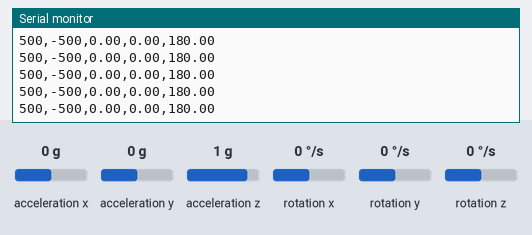
Recording of a sketch running on a simulated Arduino Uno, built with avr-gcc and run on an emulated ATmega328P. Parts: the last lines printed to the serial monitor. Wiring (inferred from the names in the program): MPU-6050 motion sensor at I2C address 0x68. The test bench sets the inputs (shaded band); at power-on: acceleration z 1 g, acceleration x 0 g, acceleration y 0 g, rotation x 0 °/s, rotation y 0 °/s, rotation z 0 °/s.

Above: at 1.2 s.
1.3 s: acceleration z set to 0 g
4.3 s: acceleration x set to -1.4 g
At 4.9 s:
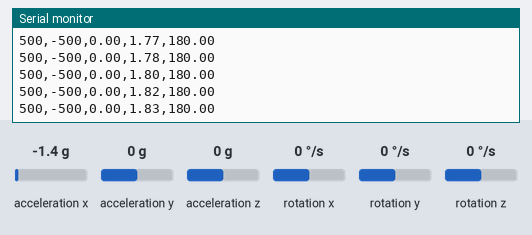
5.8 s: acceleration y set to 0.8 g
At 6.6 s:
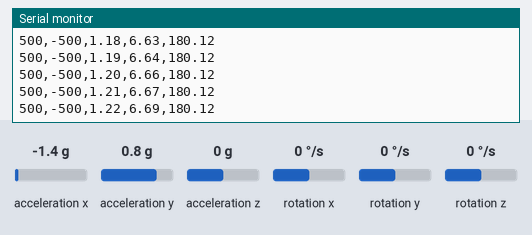
8.8 s: rotation x set to 100 °/s
At 9.6 s:
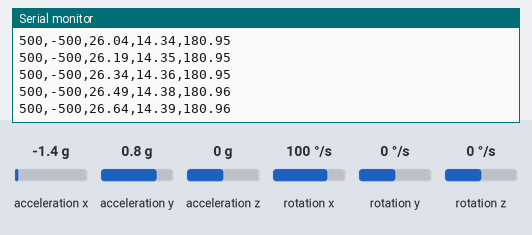
11.8 s: rotation y set to -192 °/s
At 12.6 s:
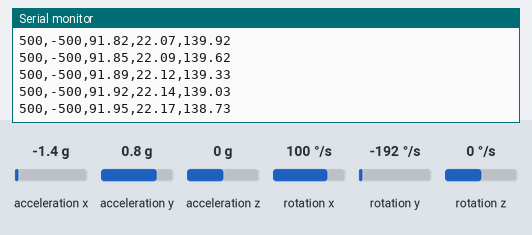
Timing chart, 0 to 12.9 s (numbered marks = the images above; inputs shaded):
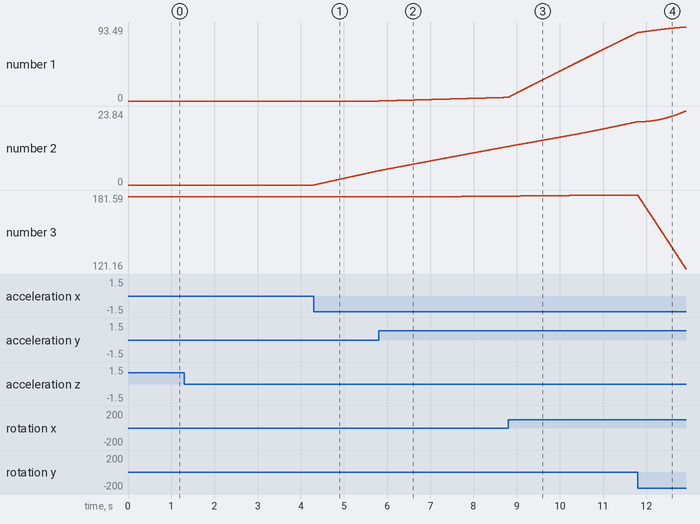

Measured:
- after the input at 4.3 s, the serial monitor: prints a new line at once (image 1)
- plotted number 2: 0 → 4.58 after the input at 4.3 s

The sketch:

6_.ino
```cpp
#include <Wire.h>
#include <MadgwickAHRS.h>
Madgwick MadgwickFilter;
#define MPU6050_PWR_MGMT_1 0x6B
#define MPU_ADDRESS 0x68

void setup() {
  Wire.begin();
  Serial.begin(115200);
  Wire.beginTransmission(MPU_ADDRESS);
  Wire.write(MPU6050_PWR_MGMT_1);
  Wire.write(0x00);
  Wire.endTransmission();
  MadgwickFilter.begin(700);
}

void loop() {
  Wire.beginTransmission(0x68);
  Wire.write(0x3B);
  Wire.endTransmission(false);
  Wire.requestFrom(0x68, 14, true);
  while (Wire.available() < 14) {};
  int16_t axRaw, ayRaw, azRaw, gxRaw, gyRaw, gzRaw, Temperature;
  axRaw = Wire.read() << 8 | Wire.read();
  ayRaw = Wire.read() << 8 | Wire.read();
  azRaw = Wire.read() << 8 | Wire.read();
  Temperature = Wire.read() << 8 | Wire.read();
  gxRaw = Wire.read() << 8 | Wire.read();
  gyRaw = Wire.read() << 8 | Wire.read();
  gzRaw = Wire.read() << 8 | Wire.read();
  float acc_x = axRaw / 16384.0;
  float acc_y = ayRaw / 16384.0;
  float acc_z = azRaw / 16384.0;
  float gyro_x = gxRaw / 131.0;
  float gyro_y = gyRaw / 131.0;
  float gyro_z = gzRaw / 131.0;
  MadgwickFilter.updateIMU(gyro_x, gyro_y, gyro_z, acc_x, acc_y, acc_z);
  float roll = MadgwickFilter.getRoll();
  float pitch = MadgwickFilter.getPitch();
  float yaw = MadgwickFilter.getYaw();
  Serial.print(500);
  Serial.print(",");
  Serial.print(-500);
  Serial.print(",");
  Serial.print(roll);
  Serial.print(",");
  Serial.print(pitch);
  Serial.print(",");
  Serial.print(yaw);
  Serial.println("");
}
```
